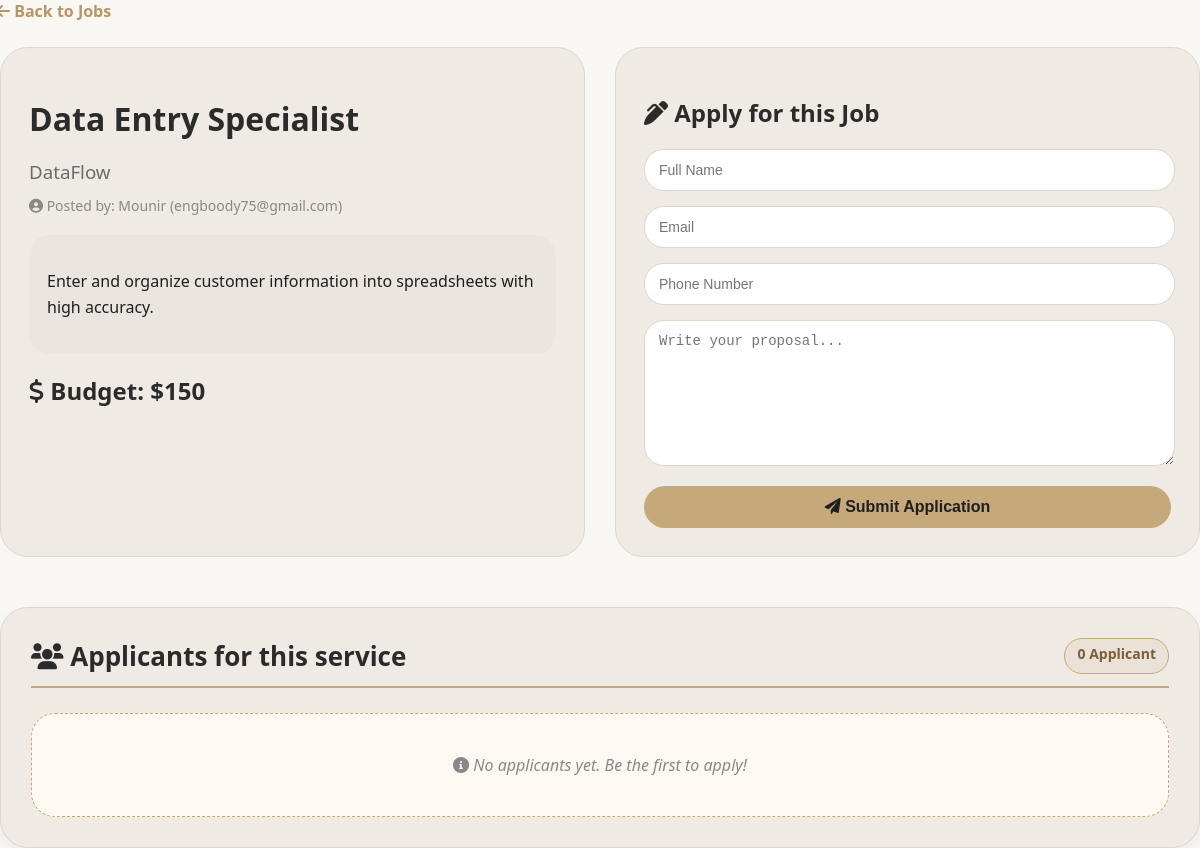
Before: /jobs/6/ with the older database file.
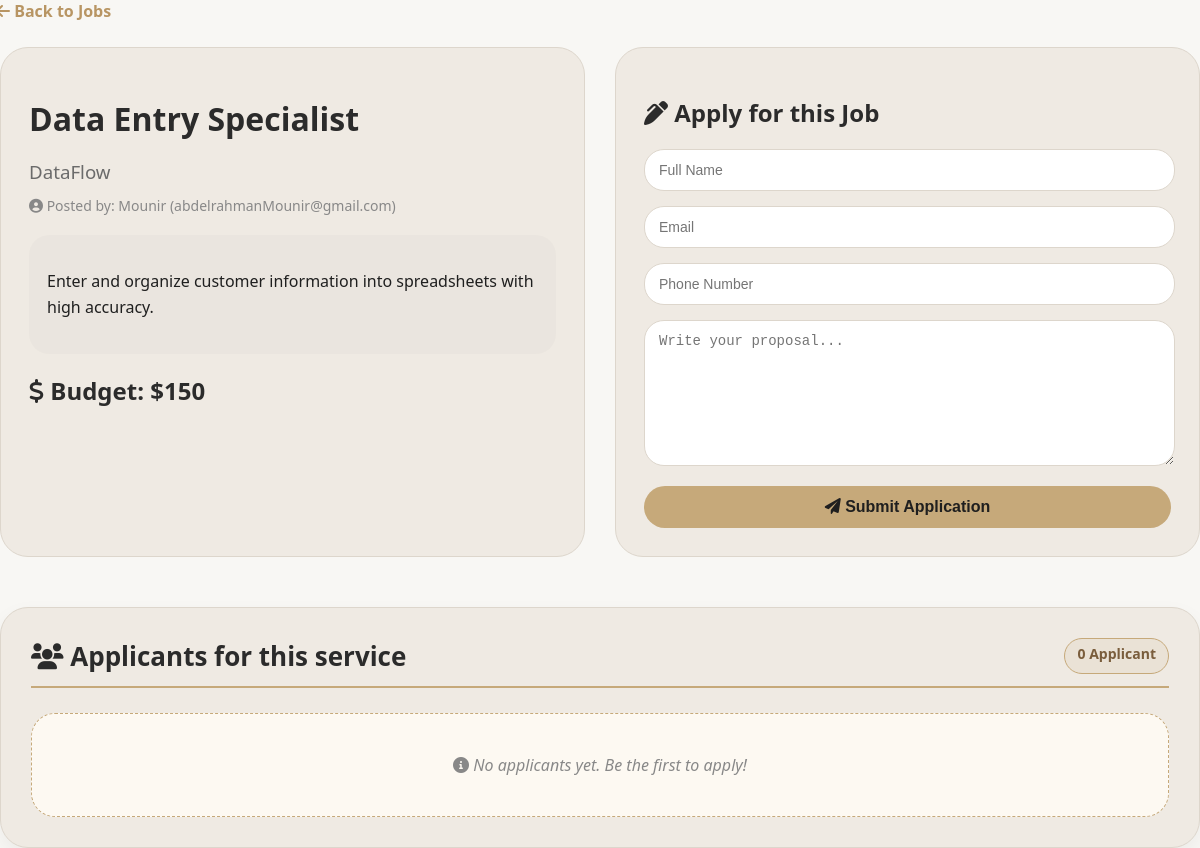
After: the same page with the newer database file.
### apps/jobs/models.py (models this page shows, shortened)
class Job(models.Model):
    user = models.ForeignKey(settings.AUTH_USER_MODEL, on_delete=models.CASCADE)
    title = models.CharField(max_length=100)
    description = models.TextField()
    budget = models.IntegerField()
    company = models.CharField(max_length=100)
    created_at = models.DateTimeField(auto_now_add=True)

### apps/accounts/models.py (models this page shows, shortened)
class CustomUser(AbstractUser):
    phone_number = models.CharField(max_length=15, blank=True, null=True)
    user_type = models.CharField(
        max_length=10,
        choices=[('freelancer', 'مستقل')],  # فقط مستقل
        default='freelancer'
    )

### apps/jobs/views.py (the view)
# urls.py: path('<int:id>/', views.job_details, name='job_details'),
def job_details(request, id):
    job = get_object_or_404(Job, id=id)
    applications = Application.objects.filter(job=job)
    return render(request, 'jobs/job_details.html', {
        'job': job,
        'applications': applications
    })

### Frontend/templates/jobs/job_details.html (shortened to what this page needs)
{% load static %}
<!DOCTYPE html>
<html lang="en">
<head>
    <link rel="stylesheet" href="https://cdnjs.cloudflare.com/ajax/libs/font-awesome/6.0.0-beta3/css/all.min.css">
    <link rel="stylesheet" href="{% static 'css/jobs/job_details.css' %}">
</head>
<body>
<div class="main-container">
    <a href="/jobs/" class="back-arrow"><i class="fas fa-arrow-left"></i> Back to Jobs</a>
    <div class="two-columns">
        <div class="job-card">
            <div class="job-header">
                <h1>{{ job.title }}</h1>
                <h3>{{ job.company }}</h3>
                <p class="posted-by"><i class="fas fa-user-circle"></i> Posted by: {{ job.user.username }} ({{ job.user.email }})</p>
            </div>
            <div class="job-description">
                <p>{{ job.description }}</p>
            </div>
            <div class="job-budget">
                <h2><i class="fas fa-dollar-sign"></i> Budget: ${{ job.budget }}</h2>
            </div>
        </div>
        <div class="apply-card">
            <h2><i class="fas fa-pen-alt"></i> Apply for this Job</h2>
            <form method="POST" action="/jobs/apply/{{ job.id }}/" id="applyForm">
                <input type="text" name="full_name" placeholder="Full Name" required>
                <input type="email" name="email" placeholder="Email" required>
                <input type="number" name="phone" placeholder="Phone Number">
                <textarea name="message" placeholder="Write your proposal..." required></textarea>
                <button type="submit"><i class="fas fa-paper-plane"></i> Submit Application</button>
            </form>
        </div>
    </div>
    <div class="applicants-section">
        <div class="section-header">
            <h2><i class="fas fa-users"></i> Applicants for this service</h2>
            <span class="applicants-count">{{ applications|length }} Applicant</span>
        </div>
        {% if applications %}
            <div class="applicants-grid">
                {% for app in applications %}
                    <div class="applicant-card">
                        <div class="applicant-header">
                            <h3 class="applicant-name">{{ app.full_name }}</h3>
                            <div class="applicant-icons">
                                <i class="fas fa-envelope"></i>
                            </div>
                        </div>
                        <div class="applicant-details">
                            <p><i class="fas fa-envelope"></i> <span class="detail-label">Email:</span> {{ app.email }}</p>
                            {% if app.phone %}
                                <p><i class="fas fa-phone-alt"></i> <span class="detail-label">Phone:</span> {{ app.phone }}</p>
                            {% endif %}
                            <div class="applicant-message">
                                <i class="fas fa-comment-dots"></i> <span class="detail-label">Message:</span>
                                <p>{{ app.message|linebreaksbr }}</p>
                            </div>
                        </div>
                    </div>
                {% endfor %}
            </div>
        {% else %}
            <div class="no-applicants">
                <i class="fas fa-info-circle"></i> No applicants yet. Be the first to apply!
            </div>
        {% endif %}
    </div>
</div>
</body>
</html>

Changed rows visible on the page:
changed through a linked row, Job "Data Entry Specialist": user.email "engboody75@gmail.com" → "abdelrahmanMounir@gmail.com"
